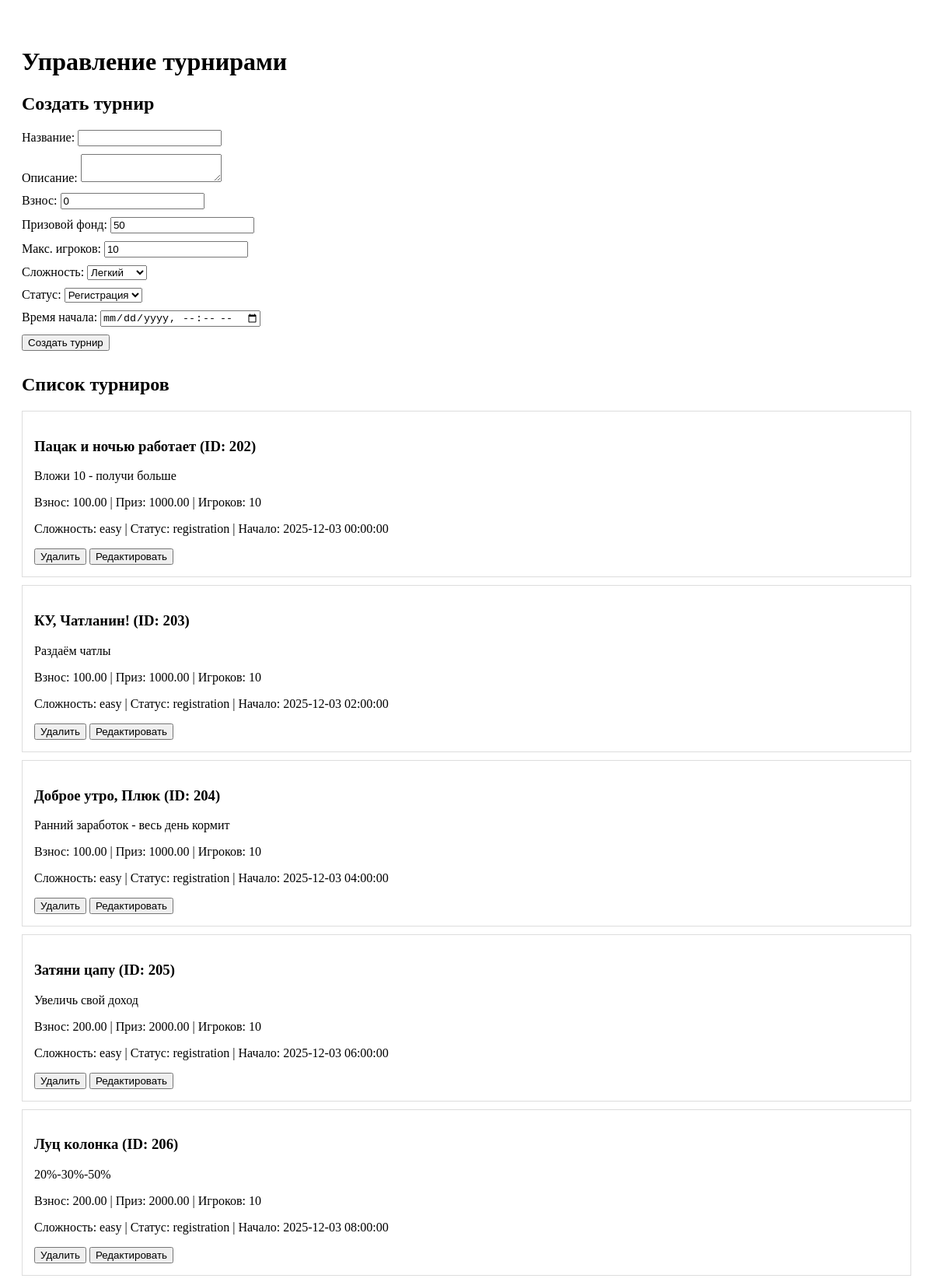
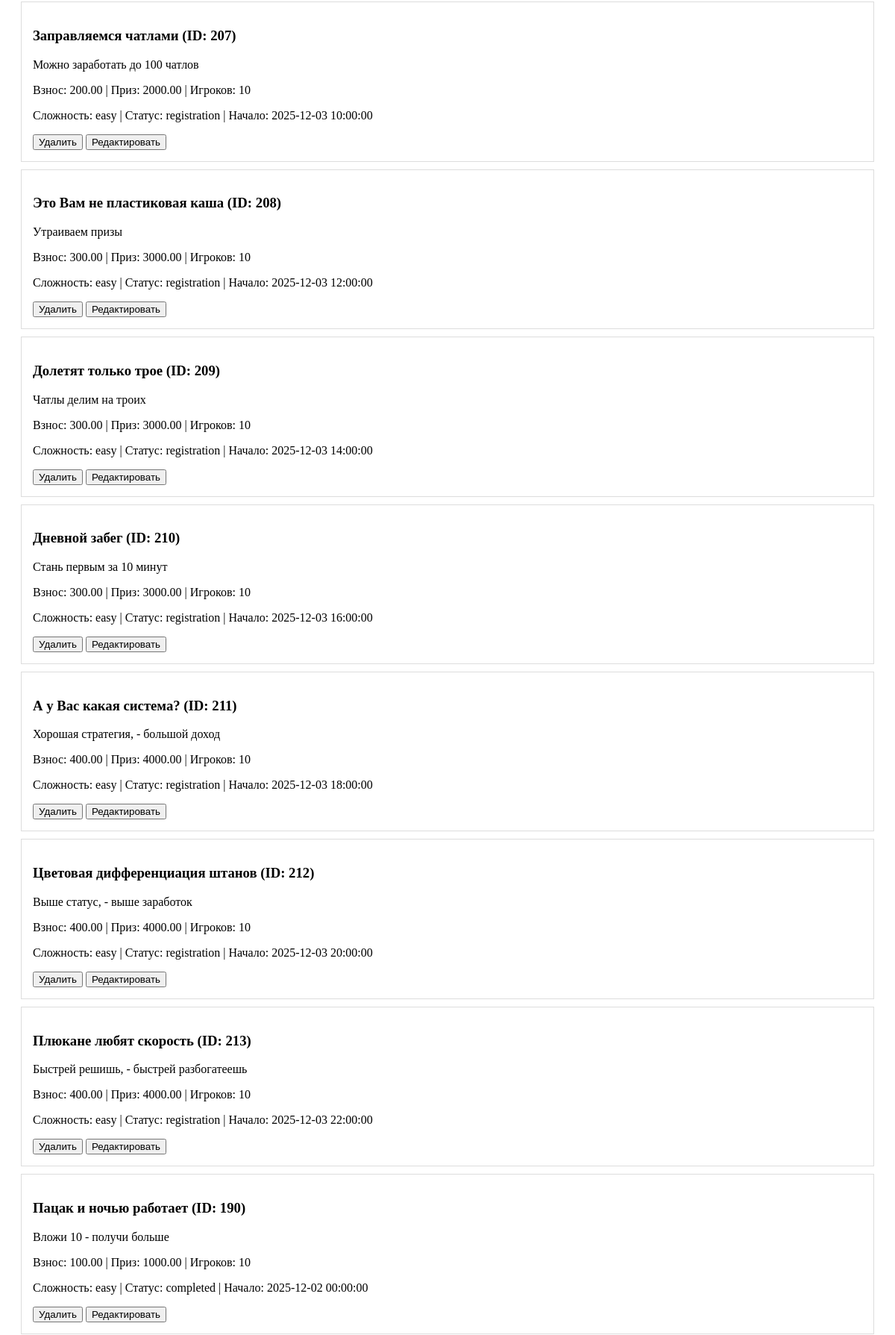
Screenshot of /admin/tournaments.php (signed in, upper part) with the database file from the repository (2 pictures, top to bottom).
### tables this page shows
CREATE TABLE `tournaments` (
  `id` int(11) NOT NULL,
  `name` varchar(255) NOT NULL,
  `description` text,
  `entry_fee` decimal(10,2) DEFAULT '0.00',
  `prize_pool` decimal(10,2) DEFAULT '0.00',
  `max_players` int(11) DEFAULT '8',
  `difficulty` enum('easy','medium','hard','tournament') DEFAULT 'medium',
  `status` enum('registration','active','completed','cancelled') DEFAULT 'registration',
  `start_time` datetime DEFAULT NULL,
  `end_time` datetime DEFAULT NULL,
  `created_at` datetime DEFAULT CURRENT_TIMESTAMP,
  `updated_at` datetime DEFAULT CURRENT_TIMESTAMP ON UPDATE CURRENT_TIMESTAMP
);

### admin/tournaments.php (the view, shortened to what this page needs)
<?php
require_once '../config.php';
$stmt = $pdo->query("SELECT * FROM tournaments ORDER BY created_at DESC");
$tournaments = $stmt->fetchAll();
?>
<!DOCTYPE html>
<html>
<head>
</head>
<body>
    <div class="admin-panel">
        <h1>Управление турнирами</h1>
        <h2>Создать турнир</h2>
        <form method="POST">
            <div class="form-group">
                <label>Название:</label>
                <input type="text" name="name" required>
            </div>
            <div class="form-group">
                <label>Описание:</label>
                <textarea name="description" required></textarea>
            </div>
            <div class="form-group">
                <label>Взнос:</label>
                <input type="number" name="entry_fee" value="0" step="0.01" required>
            </div>
            <div class="form-group">
                <label>Призовой фонд:</label>
                <input type="number" name="prize_pool" value="50" step="0.01" required>
            </div>
            <div class="form-group">
                <label>Макс. игроков:</label>
                <input type="number" name="max_players" value="10" required>
            </div>
            <div class="form-group">
                <label>Сложность:</label>
                <select name="difficulty" required>
                    <option value="easy">Легкий</option>
                </select>
            </div>
            <div class="form-group">
                <label>Статус:</label>
                <select name="status" required>
                    <option value="registration">Регистрация</option>
                </select>
            </div>
            <div class="form-group">
                <label>Время начала:</label>
                <input type="datetime-local" name="start_time" required>
            </div>
            <button type="submit">Создать турнир</button>
        </form>
        <div class="tournament-list">
            <h2>Список турниров</h2>
            <?php foreach ($tournaments as $tournament): ?>
            <div class="tournament-item">
                <h3><?= htmlspecialchars($tournament['name']) ?> (ID: <?= $tournament['id'] ?>)</h3>
                <p><?= htmlspecialchars($tournament['description']) ?></p>
                <p>Взнос: <?= $tournament['entry_fee'] ?> | Приз: <?= $tournament['prize_pool'] ?> | Игроков: <?= $tournament['max_players'] ?></p>
                <p>Сложность: <?= $tournament['difficulty'] ?> | Статус: <?= $tournament['status'] ?> | Начало: <?= $tournament['start_time'] ?></p>
                <form method="POST" style="display: inline;">
                    <button type="submit" onclick="return confirm('Удалить турнир?')">Удалить</button>
                </form>
                <button onclick="editTournament(<?= htmlspecialchars(json_encode($tournament)) ?>)">Редактировать</button>
            </div>
            <?php endforeach; ?>
        </div>
    </div>
</body>
</html>

### admin/tournaments.php (style rules this page uses)
.admin-panel { max-width: 1200px; margin: 20px auto; padding: 20px; }
.form-group { margin: 10px 0; }
.tournament-list { margin-top: 30px; }
.tournament-item { border: 1px solid #ddd; padding: 15px; margin: 10px 0; }

### rows the page displays
tournaments: name "Пацак и ночью работает", id "202", description "Вложи 10 - получи больше", entry_fee "100.00", prize_pool "1000.00", max_players "10", difficulty "easy", status "registration", start_time "2025-12-03 00:00:00"
tournaments: name "КУ, Чатланин!", id "203", description "Раздаём чатлы", entry_fee "100.00", prize_pool "1000.00", max_players "10", difficulty "easy", status "registration", start_time "2025-12-03 02:00:00"
tournaments: name "Доброе утро, Плюк", id "204", description "Ранний заработок - весь день кормит", entry_fee "100.00", prize_pool "1000.00", max_players "10", difficulty "easy", status "registration", start_time "2025-12-03 04:00:00"
tournaments: name "Затяни цапу", id "205", description "Увеличь свой доход", entry_fee "200.00", prize_pool "2000.00", max_players "10", difficulty "easy", status "registration", start_time "2025-12-03 06:00:00"
tournaments: name "Луц колонка", id "206", description "20%-30%-50%", entry_fee "200.00", prize_pool "2000.00", max_players "10", difficulty "easy", status "registration", start_time "2025-12-03 08:00:00"
tournaments: name "Заправляемся чатлами", id "207", description "Можно заработать до 100 чатлов", entry_fee "200.00", prize_pool "2000.00", max_players "10", difficulty "easy", status "registration", start_time "2025-12-03 10:00:00"
tournaments: name "Это Вам не пластиковая каша", id "208", description "Утраиваем призы", entry_fee "300.00", prize_pool "3000.00", max_players "10", difficulty "easy", status "registration", start_time "2025-12-03 12:00:00"
tournaments: name "Долетят только трое", id "209", description "Чатлы делим на троих", entry_fee "300.00", prize_pool "3000.00", max_players "10", difficulty "easy", status "registration", start_time "2025-12-03 14:00:00"
tournaments: name "Дневной забег", id "210", description "Стань первым за 10 минут", entry_fee "300.00", prize_pool "3000.00", max_players "10", difficulty "easy", status "registration", start_time "2025-12-03 16:00:00"
tournaments: name "А у Вас какая система?", id "211", description "Хорошая стратегия, - большой доход", entry_fee "400.00", prize_pool "4000.00", max_players "10", difficulty "easy", status "registration", start_time "2025-12-03 18:00:00"
tournaments: name "Цветовая дифференциация штанов", id "212", description "Выше статус, - выше заработок", entry_fee "400.00", prize_pool "4000.00", max_players "10", difficulty "easy", status "registration", start_time "2025-12-03 20:00:00"
tournaments: name "Плюкане любят скорость", id "213", description "Быстрей решишь, - быстрей разбогатеешь", entry_fee "400.00", prize_pool "4000.00", max_players "10", difficulty "easy", status "registration", start_time "2025-12-03 22:00:00"
tournaments: name "Пацак и ночью работает", id "190", description "Вложи 10 - получи больше", entry_fee "100.00", prize_pool "1000.00", max_players "10", difficulty "easy", status "completed", start_time "2025-12-02 00:00:00"
